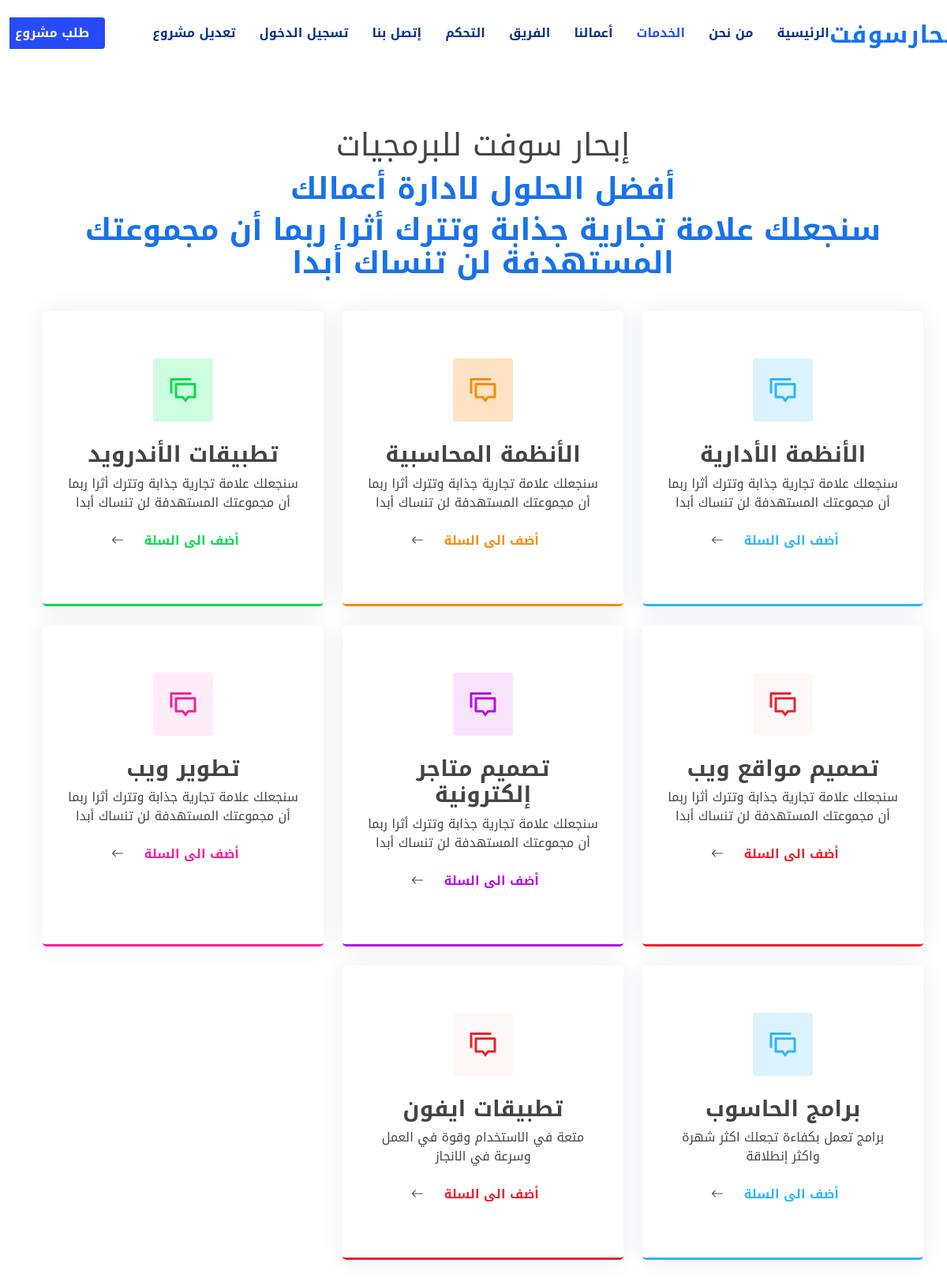
Page /serv.php (signed in) on the committed database.
### tables this page shows
CREATE TABLE `service` (
  `serv_id` int(8) NOT NULL,
  `serv_name` varchar(50) NOT NULL,
  `serv_desc` varchar(1000) NOT NULL,
  `dept_id` int(8) NOT NULL,
  `color` varchar(20) DEFAULT NULL
);

### serv.php (the view, shortened to what this page needs)
<?php
include('company_db_con.php');
$results_serv=$con->query('select * from service');
?>
<!DOCTYPE html>
<html lang="ar" dir="rtl">
<head>
  <link href="assets/vendor/aos/aos.css" rel="stylesheet">
  <link href="assets/vendor/bootstrap/css/bootstrap.rtl.min.css" rel="stylesheet">
  <link href="assets/vendor/bootstrap-icons/bootstrap-icons.css" rel="stylesheet">
  <link href="assets/vendor/glightbox/css/glightbox.min.css" rel="stylesheet">
  <link href="assets/vendor/remixicon/remixicon.css" rel="stylesheet">
  <link href="assets/vendor/swiper/swiper-bundle.min.css" rel="stylesheet">
  <link href="assets/css/style.css" rel="stylesheet">
</head>
<body>
    <header id="header" class="header fixed-top">
        <div class="container-fluid container-xl d-flex align-items-center justify-content-between">
        <a href="#" class="logo d-flex align-items-center" style="margin-right:-50px;">
            <span>إبحار</span>
            <span>سوفت</span>
        </a>
        <nav id="navbar" class="navbar">
            <ul>
            <li><a class="nav-link scrollto " href="index.php">الرئيسية</a></li>
            <li><a class="nav-link scrollto" href="index.php">من نحن</a></li>
            <li><a class="nav-link scrollto active" href="#">الخدمات</a></li>
            <li><a class="nav-link scrollto" href="index.php">أعمالنا</a></li>
            <li><a class="nav-link scrollto" href="index.php">الفريق</a></li>
            <li><a href="insert_data.php">التحكم</a></li>
            <li><a class="nav-link scrollto" href="index.php">إتصل بنا</a></li>
            <li><a class="nav-link scrollto" href="login.php">تسجيل الدخول</a></li>
            <li><a class="nav-link scrollto" href="update_proj.php">تعديل مشروع</a></li>
            <li><a class="getstarted scrollto" href="display.php">طلب مشروع</a></li>
            </ul>
        </nav>
        </div>
    </header>
    <div class="row" style="height:100px;" ></div>
    <section id="services" class="services">
        <div class="container" data-aos="fade-up">
            <header class="section-header">
                <h1>إبحار سوفت للبرمجيات</h1>
                <p>أفضل الحلول لادارة أعمالك</p>
                <p>سنجعلك علامة تجارية جذابة وتترك أثرا ربما أن مجموعتك المستهدفة لن تنساك أبدا</p>
            </header>
            <div class="row gy-4">
                <?php
                    if($results_serv->num_rows){
                        $num_div=200;
                        while($row_serv=$results_serv->fetch_assoc()){
                            $serv_id=$row_serv['serv_id'];
                            $serv_name=$row_serv['serv_name'];
                            $serv_desc=$row_serv['serv_desc'];
                            $color=$row_serv['color'];
                            echo '<div class="col-lg-4 col-md-6" data-aos="fade-up" data-aos-delay="'.$num_div.'">
                                <div class="service-box '.$color.'">
                                    <i class="ri-discuss-line icon"></i>
                                    <h3>'.$serv_name.'</h3>
                                    <p>'.$serv_desc.'</p>
                                    <form method="POST" style="background-color:inherit;">
                                        <input type="text" name="nam_serv" value="'.$serv_name.'" style="display:none;">
                                        <input type="text" name="num_serv" value="'.$serv_id.'" style="display:none;">
                                        <input type="submit" name="service" value="أضف الى السلة" class="read-more" style="border:none; background-color:inherit;">
                                        <i class="bi bi-arrow-left"></i>
                                    </form>
                                </div>
                                </div>
                            ';
                            $num_div+=100;
                            if($num_div>700)
                                $num_div=200;
                        }
                    }
                ?>
            </div>
        </div>
        <div class="container" style="height:200px;" >
            <div class="row" style="height:100px;" ></div>
        </div>
    </section>
</body>
</html>

### assets/css/style.css (style rules this page uses)
:root { scroll-behavior: smooth; }
body { font-family: "Open Sans", sans-serif; color: #444444; }
a { color: #284bf9; text-decoration: none; }
h1, h2, h3, h4, h5, h6 { font-family: "Nunito", sans-serif; }
section { padding: 60px 0; overflow: hidden; }
.section-header { text-align: center; padding-bottom: 40px; }
.section-header p { margin: 10px 0 0 0; padding: 0; font-size: 38px; line-height: 42px; font-weight: 700; color: #1772eb; }
.header { transition: all 0.5s; z-index: 997; padding: 20px 0; }
.header .logo { line-height: 0; }
.header .logo span { font-size: 30px; font-weight: 700; letter-spacing: 1px; color: #1772eb; font-family: "Nunito", sans-serif; margin-top: 3px; }
.navbar { padding: 0; }
.navbar ul { margin: 0; padding: 0; display: flex; list-style: none; align-items: center; }
.navbar li { position: relative; }
.navbar a, .navbar a:focus { display: flex; align-items: center; justify-content: space-between; padding: 10px 0 10px 30px; font-family: "Nunito", sans-serif; font-size: 16px; font-weight: 700; color: #013289; white-space: nowrap; transition: 0.3s; }
.navbar a:hover, .navbar .active, .navbar .active:focus, .navbar li:hover > a { color: #284bf9; }
.navbar .getstarted, .navbar .getstarted:focus { background: #284bf9; padding: 8px 20px; margin-right: 30px; border-radius: 4px; color: #fff; }
.services .service-box { box-shadow: 0px 0 30px rgba(1, 41, 112, 0.08); height: 100%; padding: 60px 30px; text-align: center; transition: 0.3s; border-radius: 5px; }
.services .service-box .icon { font-size: 36px; padding: 40px 20px; border-radius: 4px; position: relative; margin-bottom: 25px; display: inline-block; line-height: 0; transition: 0.3s; }
.services .service-box h3 { color: #444444; font-weight: 700; }
.services .service-box .read-more { display: inline-flex; align-items: center; justify-content: center; font-weight: 600; font-size: 16px; padding: 8px 20px; }
.services .service-box.blue { border-bottom: 3px solid #2db6fa; }
.services .service-box.blue .icon { color: #2db6fa; background: #dbf3fe; }
.services .service-box.blue .read-more { color: #2db6fa; }
.services .service-box.orange { border-bottom: 3px solid #f68c09; }
.services .service-box.orange .icon { color: #f68c09; background: #fde3c4; }
.services .service-box.orange .read-more { color: #f68c09; }
.services .service-box.green { border-bottom: 3px solid #08da4e; }
.services .service-box.green .icon { color: #08da4e; background: #cffddf; }
.services .service-box.green .read-more { color: #08da4e; }
.services .service-box.red { border-bottom: 3px solid #e9222c; }
.services .service-box.red .icon { color: #e9222c; background: #fef7f8; }
.services .service-box.red .read-more { color: #e9222c; }
.services .service-box.purple { border-bottom: 3px solid #b50edf; }
.services .service-box.purple .icon { color: #b50edf; background: #f8e4fd; }
.services .service-box.purple .read-more { color: #b50edf; }
.services .service-box.pink { border-bottom: 3px solid #f51f9c; }
.services .service-box.pink .icon { color: #f51f9c; background: #feecf7; }
.services .service-box.pink .read-more { color: #f51f9c; }

### serv.php (style rules this page uses)
* { font-family: Noto Kufi Arabic !important; }

### rows in the picture
service: serv_name "الأنظمة الأدارية", serv_desc "سنجعلك علامة تجارية جذابة وتترك أثرا ربما أن مجموعتك المستهدفة لن تنساك أبدا"
service: serv_name "الأنظمة المحاسبية", serv_desc "سنجعلك علامة تجارية جذابة وتترك أثرا ربما أن مجموعتك المستهدفة لن تنساك أبدا"
service: serv_name "تطبيقات الأندرويد", serv_desc "سنجعلك علامة تجارية جذابة وتترك أثرا ربما أن مجموعتك المستهدفة لن تنساك أبدا"
service: serv_name "تصميم مواقع ويب", serv_desc "سنجعلك علامة تجارية جذابة وتترك أثرا ربما أن مجموعتك المستهدفة لن تنساك أبدا"
service: serv_name "تصميم متاجر إلكترونية", serv_desc "سنجعلك علامة تجارية جذابة وتترك أثرا ربما أن مجموعتك المستهدفة لن تنساك أبدا"
service: serv_name "تطوير ويب", serv_desc "سنجعلك علامة تجارية جذابة وتترك أثرا ربما أن مجموعتك المستهدفة لن تنساك أبدا"
service: serv_name "برامج الحاسوب", serv_desc "برامج تعمل بكفاءة تجعلك اكثر شهرة واكثر إنطلاقة"
service: serv_name "تطبيقات ايفون", serv_desc "متعة في الاستخدام وقوة في العمل وسرعة في الانجاز"
